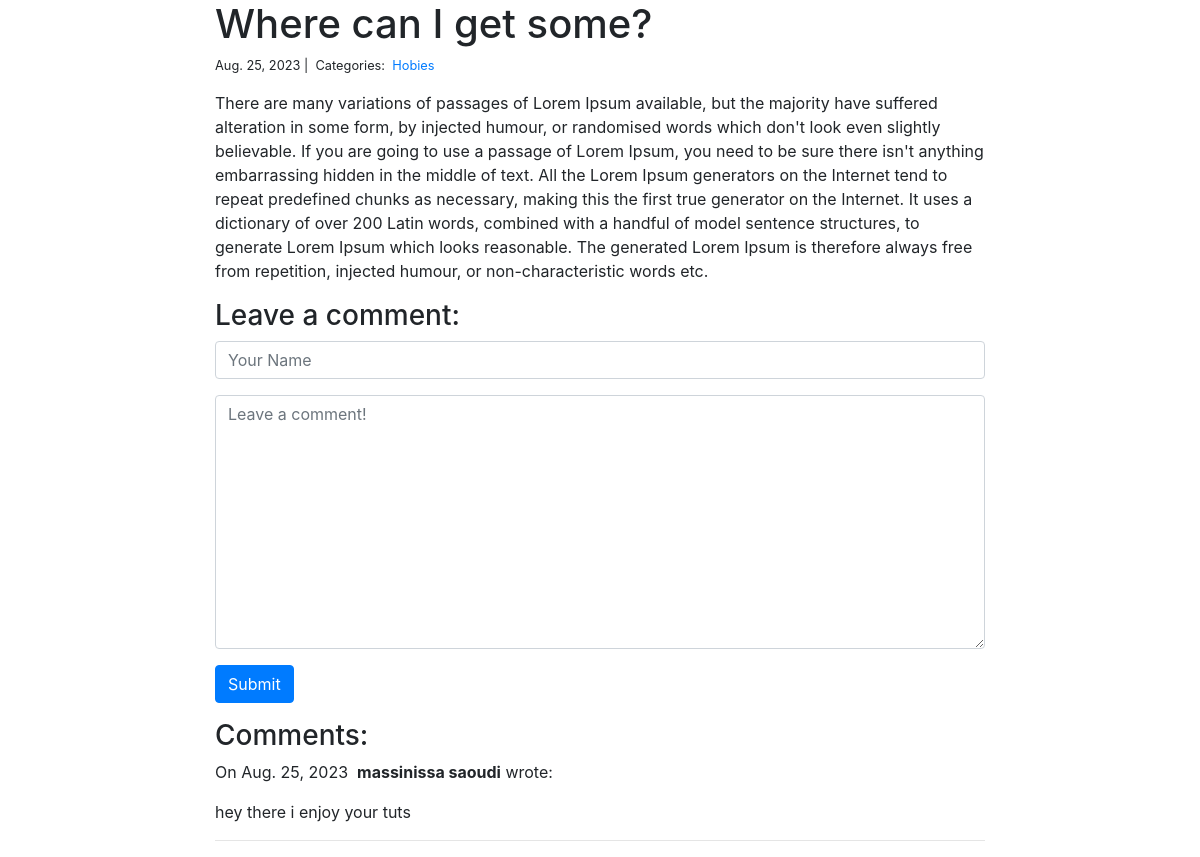
Page /blog/3/ on the committed database.
### blog/models.py (models this page shows)
class Post(models.Model):
    title = models.CharField(max_length=255)
    body = models.TextField()
    created_on=models.DateTimeField(auto_now_add=True)
    last_modified = models.DateTimeField(auto_now =True)
    categories = models.ManyToManyField('Category', related_name='posts')

class Category(models.Model):
    name=models.CharField(max_length=20)

class Comment(models.Model):
    author = models.CharField(max_length=60)
    body = models.TextField()
    created_on = models.DateTimeField(auto_now_add=True)
    post = models.ForeignKey('Post', on_delete=models.CASCADE)

### blog/views.py (the view, shortened to what this page needs)
# urls.py: path("<int:pk>/", views.blog_detail, name="blog_detail"),
def blog_detail(request, pk):
    post = Post.objects.get(pk=pk)
    form = CommentForm()
    comments = Comment.objects.filter(post=post)
    context = {
        "post": post,
        "comments": comments,
        "form":form
    }
    return render(request, "blog_detail.html", context)

### blog/forms.py
class CommentForm(forms.Form):
    author = forms.CharField(
        max_length=60,
        widget=forms.TextInput(attrs={
            "class": "form-control",
            "placeholder": "Your Name"
        })
    )
    body = forms.CharField(widget=forms.Textarea(
        attrs={
            "class": "form-control",
            "placeholder": "Leave a comment!"
        })
    )

### blog/templates/blog_detail.html (shortened to what this page needs)
{% extends "base.html" %}
{% block page_content %}
<div class="col-md-8 offset-md-2">
    <h1>{{ post.title }}</h1>
    <small>
        {{ post.created_on.date }} |&nbsp;
        Categories:&nbsp;
        {% for category in post.categories.all %}
        <a href="{% url 'blog_category' category.name %}">
            {{ category.name }}
        </a>&nbsp;
        {% endfor %}
    </small>
    <p>{{ post.body | linebreaks }}</p>
    <h3>Leave a comment:</h3>
    <form action="/blog/{{ post.pk }}/" method="post">
        <div class="form-group">
            {{ form.author }}
        </div>
        <div class="form-group">
            {{ form.body }}
        </div>
        <button type="submit" class="btn btn-primary">Submit</button>
    </form>
    <h3>Comments:</h3>
    {% for comment in comments %}
    <p>
        On {{comment.created_on.date }}&nbsp;
        <b>{{ comment.author }}</b> wrote:
    </p>
    <p>{{ comment.body }}</p>
    <hr>
    {% endfor %}
</div>
{% endblock %}

### rows in the picture
Post: title "Where can I get some?", created_on "Aug. 25, 2023", body "There are many variations of passages of Lorem Ipsum available, but the majority have suffered alteration in some form, by injected humour, or randomised words which don't look even slightly believable. If you are going to use a passage of Lorem Ipsum, you need to be sure there isn't anything embarrassing hidden in the middle of text. All the Lorem Ipsum generators on the Internet tend to repeat predefined chunks as necessary, making this the first true generator on the Internet. It uses a dictionary of over 200 Latin words, combined with a handful of model sentence structures, to generate Lorem Ipsum which looks reasonable. The generated Lorem Ipsum is therefore always free from…"
Category: name "Hobies"
Comment: created_on "Aug. 25, 2023", author "massinissa saoudi", body "hey there i enjoy your tuts"
